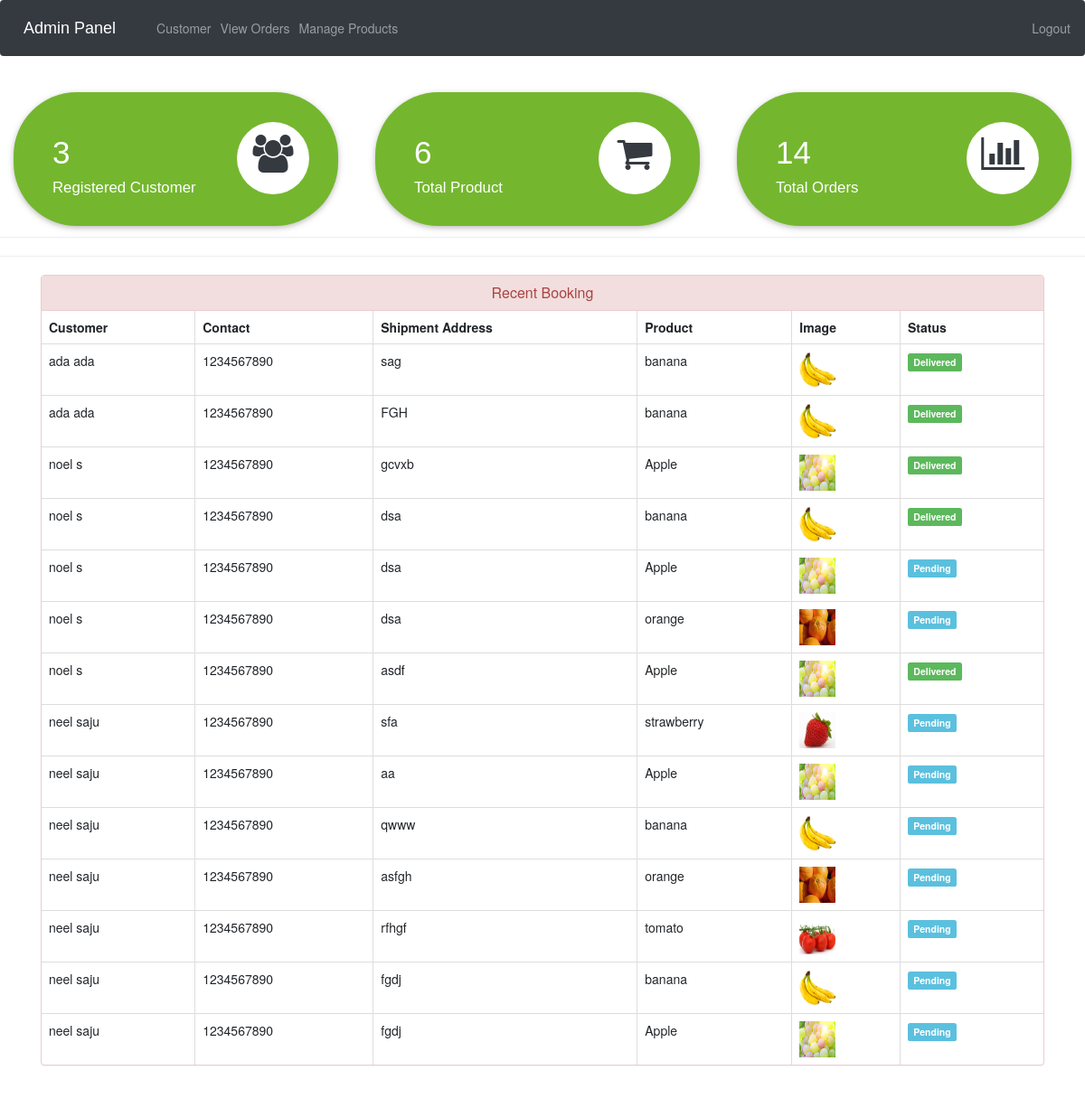
The app's page /admin-dashboard (signed in) with its own data.
### ecom/models.py (models this page shows, shortened)
class Customer(models.Model):
    user=models.OneToOneField(User,on_delete=models.CASCADE)
    profile_pic= models.ImageField(upload_to='profile_pic/CustomerProfilePic/',null=True,blank=True)
    address = models.CharField(max_length=40)
    mobile = models.CharField(max_length=20,null=False)
    @property
    def get_name(self):
        return self.user.first_name+" "+self.user.last_name

class Orders(models.Model):
    STATUS =(
        ('Pending','Pending'),
        ('Order Confirmed','Order Confirmed'),
        ('Out for Delivery','Out for Delivery'),
        ('Delivered','Delivered'),
    )
    customer=models.ForeignKey('Customer', on_delete=models.CASCADE,null=True)
    product=models.ForeignKey('Product',on_delete=models.CASCADE,null=True)
    email = models.CharField(max_length=50,null=True)
    address = models.CharField(max_length=500,null=True)
    mobile = models.CharField(max_length=20,null=True)
    order_date= models.DateField(auto_now_add=True,null=True)
    status=models.CharField(max_length=50,null=True,choices=STATUS)

class Product(models.Model):
    name=models.CharField(max_length=40)
    product_image= models.ImageField(upload_to='product_image/',null=True,blank=True)
    price = models.PositiveIntegerField()
    description=models.CharField(max_length=40)

### ecom/views.py (the view)
# urls.py: path('admin-dashboard', views.admin_dashboard_view,name='admin-dashboard'),
@login_required(login_url='adminlogin')
def admin_dashboard_view(request):
    customercount=models.Customer.objects.all().count()
    productcount=models.Product.objects.all().count()
    ordercount=models.Orders.objects.all().count()
    orders=models.Orders.objects.all()
    ordered_products=[]
    ordered_bys=[]
    for order in orders:
        ordered_product=models.Product.objects.all().filter(id=order.product.id)
        ordered_by=models.Customer.objects.all().filter(id = order.customer.id)
        ordered_products.append(ordered_product)
        ordered_bys.append(ordered_by)
    mydict={
    'customercount':customercount,
    'productcount':productcount,
    'ordercount':ordercount,
    'data':zip(ordered_products,ordered_bys,orders),
    }
    return render(request,'ecom/admin_dashboard.html',context=mydict)

### templates/ecom/admin_dashboard.html
{% extends 'ecom/admin_base.html' %}
{% load static %}
{% block content %}
<br>
{%include 'ecom/admin_dashboard_cards.html'%}
<br><br><br><br><br>
<hr><hr>
<div class="container" >
    <div class="panel panel-danger" >
      <div class="panel-heading" style="text-align:center;">
        <h6 class="panel-title">Recent Booking</h6>
      </div>
      <table class="table table-hover table-bordered" id="dev-table">
        <thead>
          <tr>
            <th>Customer</th>
            <th>Contact</th>
            <th>Shipment Address</th>
            <th>Product</th>
            <th>Image</th>
            <th>Status</th>
          </tr>
        </thead>
        {% for product,customer,order in data %}
        <tr>
          {% for c in customer %}
          <td> {{c.get_name}}</td>
          <td>{{c.mobile}}</td>
          <td>{{order.address}}</td>
          {% endfor %}
          {% for p in product %}
          <td> {{p.name}}</td>
          <td> <img src="{% static p.product_image.url %}" alt="Profile Pic" height="40px" width="40px" /></td>
          {% if order.status == 'Pending'%}
          <td> <span class="label label-info">{{order.status}}</span></td>
          {% elif order.status == 'Delivered' %}
          <td> <span class="label label-success">{{order.status}}</span></td>
          {% elif order.status == 'Out for Delivery' %}
          <td> <span class="label label-warning">{{order.status}}</span></td>
          {%else%}
            <td> <span class="label label-primary">{{order.status}}</span></td>
          {%endif%}
          {% endfor %}
        </tr>
        {% endfor %}
      </table>
  </div>
</div>
{% endblock content %}

### records on screen
Orders: address "sag", status "Delivered"
Customer: get_name "ada ada", mobile "1234567890"
Product: name "banana", product_image (picture)
Orders: address "FGH", status "Delivered"
Orders: address "gcvxb", status "Delivered"
Customer: get_name "noel s", mobile "1234567890"
Product: name "Apple", product_image (picture)
Orders: address "dsa", status "Delivered"
Orders: address "dsa", status "Pending"
Orders: address "dsa", status "Pending"
Product: name "orange", product_image (picture)
Orders: address "asdf", status "Delivered"
Orders: address "sfa", status "Pending"
Customer: get_name "neel saju", mobile "1234567890"
Product: name "strawberry", product_image (picture)
Orders: address "aa", status "Pending"
Orders: address "qwww", status "Pending"
Orders: address "asfgh", status "Pending"
Orders: address "rfhgf", status "Pending"
Product: name "tomato", product_image (picture)
Orders: address "fgdj", status "Pending"
Orders: address "fgdj", status "Pending"

### other values on screen
{{ customercount }} "3"
{{ productcount }} "6"
{{ ordercount }} "14"
